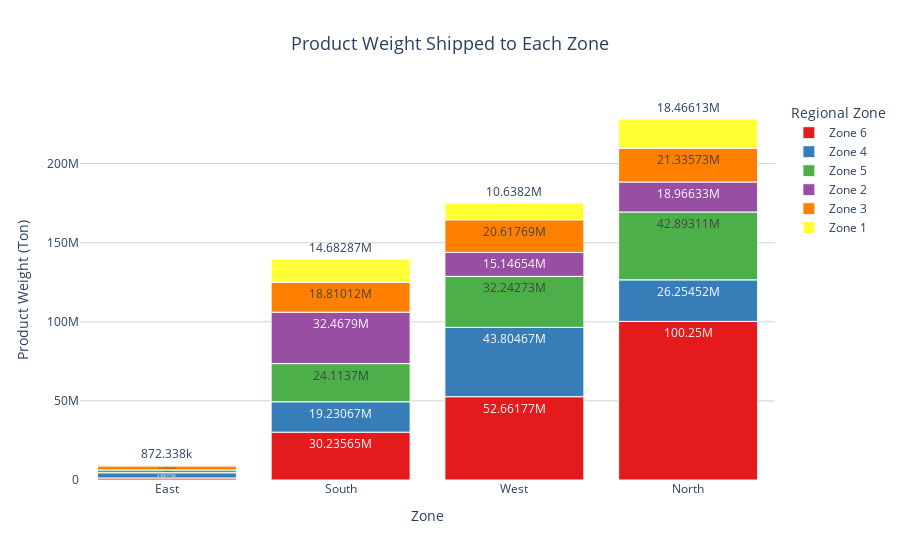

Notebook cell for this chart:
### Markdown cell above
### Product weight shipped to each zone

### Code cell
import plotly.express as px

# Create the bar chart
fig = px.bar(weight_df, x="Zone", y="Product Weight (Ton)", color="Regional Zone",
             title="Product Weight Shipped to Each Zone",
             color_discrete_sequence=px.colors.qualitative.Set1)

# Customization options
fig.update_traces(marker_line_width=1, marker_line_color="white")  # Add white borders to bars
fig.update_layout(plot_bgcolor="white")  # Set background color
fig.update_xaxes(title="Zone", showgrid=False, categoryorder="total ascending")  # Customize x-axis
fig.update_yaxes(title="Product Weight (Ton)", showgrid=True, gridcolor="lightgray")  # Customize y-axis

# Add data labels
fig.update_traces(texttemplate='%{y}', textposition='outside', textfont=dict(size=12))

# Adjust legend and title
fig.update_layout(legend_title_text="Regional Zone")  # Customize the legend title
fig.update_layout(title_font_size=18, title_x=0.5)  # Adjust title size and position

# Show the chart
fig.show()

### Figure 1 — Plotly figure (JSON) as saved in the notebook; plotly's stock layout.template omitted (floating-point values rounded to 4 significant figures)
{"data": [{"alignmentgroup": "True", "hovertemplate": "Regional Zone=Zone 6<br>Zone=%{x}<br>Product Weight (Ton)=%{y}<extra></extra>", "legendgroup": "Zone 6", "marker": {"color": "rgb(228,26,28)", "line": {"color": "white", "width": 1}, "pattern": {"shape": ""}}, "name": "Zone 6", "offsetgroup": "Zone 6", "orientation": "v", "showlegend": true, "textfont": {"size": 12}, "textposition": "outside", "texttemplate": "%{y}", "type": "bar", "x": ["North", "West", "South", "East"], "xaxis": "x", "y": [100249991, 52661774, 30235650, 1274236], "yaxis": "y"}, {"alignmentgroup": "True", "hovertemplate": "Regional Zone=Zone 4<br>Zone=%{x}<br>Product Weight (Ton)=%{y}<extra></extra>", "legendgroup": "Zone 4", "marker": {"color": "rgb(55,126,184)", "line": {"color": "white", "width": 1}, "pattern": {"shape": ""}}, "name": "Zone 4", "offsetgroup": "Zone 4", "orientation": "v", "showlegend": true, "textfont": {"size": 12}, "textposition": "outside", "texttemplate": "%{y}", "type": "bar", "x": ["West", "North", "South", "East"], "xaxis": "x", "y": [43804669, 26254519, 19230670, 3306171], "yaxis": "y"}, {"alignmentgroup": "True", "hovertemplate": "Regional Zone=Zone 5<br>Zone=%{x}<br>Product Weight (Ton)=%{y}<extra></extra>", "legendgroup": "Zone 5", "marker": {"color": "rgb(77,175,74)", "line": {"color": "white", "width": 1}, "pattern": {"shape": ""}}, "name": "Zone 5", "offsetgroup": "Zone 5", "orientation": "v", "showlegend": true, "textfont": {"size": 12}, "textposition": "outside", "texttemplate": "%{y}", "type": "bar", "x": ["North", "West", "South", "East"], "xaxis": "x", "y": [42893115, 32242727, 24113697, 1768074], "yaxis": "y"}, {"alignmentgroup": "True", "hovertemplate": "Regional Zone=Zone 2<br>Zone=%{x}<br>Product Weight (Ton)=%{y}<extra></extra>", "legendgroup": "Zone 2", "marker": {"color": "rgb(152,78,163)", "line": {"color": "white", "width": 1}, "pattern": {"shape": ""}}, "name": "Zone 2", "offsetgroup": "Zone 2", "orientation": "v", "showlegend": true, "textfont": {"size": 12}, "textposition": "outside", "texttemplate": "%{y}", "type": "bar", "x": ["South", "North", "West"], "xaxis": "x", "y": [32467899, 18966332, 15146537], "yaxis": "y"}, {"alignmentgroup": "True", "hovertemplate": "Regional Zone=Zone 3<br>Zone=%{x}<br>Product Weight (Ton)=%{y}<extra></extra>", "legendgroup": "Zone 3", "marker": {"color": "rgb(255,127,0)", "line": {"color": "white", "width": 1}, "pattern": {"shape": ""}}, "name": "Zone 3", "offsetgroup": "Zone 3", "orientation": "v", "showlegend": true, "textfont": {"size": 12}, "textposition": "outside", "texttemplate": "%{y}", "type": "bar", "x": ["North", "West", "South", "East"], "xaxis": "x", "y": [21335735, 20617692, 18810119, 2526684], "yaxis": "y"}, {"alignmentgroup": "True", "hovertemplate": "Regional Zone=Zone 1<br>Zone=%{x}<br>Product Weight (Ton)=%{y}<extra></extra>", "legendgroup": "Zone 1", "marker": {"color": "rgb(255,255,51)", "line": {"color": "white", "width": 1}, "pattern": {"shape": ""}}, "name": "Zone 1", "offsetgroup": "Zone 1", "orientation": "v", "showlegend": true, "textfont": {"size": 12}, "textposition": "outside", "texttemplate": "%{y}", "type": "bar", "x": ["North", "South", "West", "East"], "xaxis": "x", "y": [18466131, 14682866, 10638197, 872338], "yaxis": "y"}], "layout": {"barmode": "relative", "legend": {"title": {"text": "Regional Zone"}, "tracegroupgap": 0}, "plot_bgcolor": "white", "title": {"font": {"size": 18}, "text": "Product Weight Shipped to Each Zone", "x": 0.5}, "xaxis": {"anchor": "y", "categoryorder": "total ascending", "domain": [0, 1], "showgrid": false, "title": {"text": "Zone"}}, "yaxis": {"anchor": "x", "domain": [0, 1], "gridcolor": "lightgray", "showgrid": true, "title": {"text": "Product Weight (Ton)"}}}}
